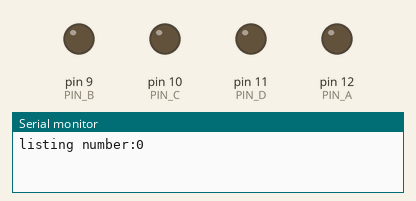
This sketch was run on a simulated Arduino Uno, built with avr-gcc and run on an emulated ATmega328P. On the bench: output pins drawn as LEDs (lit = HIGH), the last lines printed to the serial monitor.

Above: at 0.5 s.
At 2.5 s:
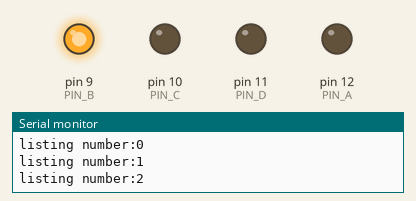
At 3.5 s:
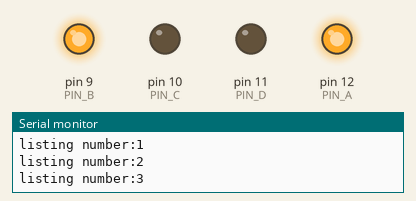
At 5.5 s:
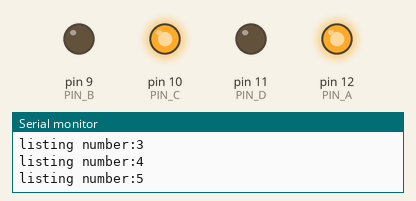
At 8.5 s:
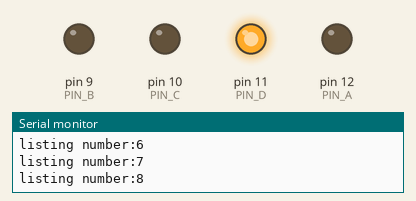
At 11.5 s:
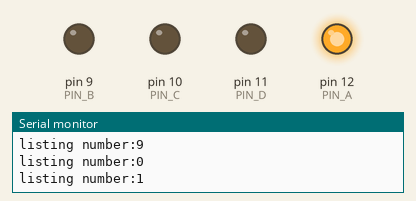
Timing chart, 0 to 13.0 s (numbered marks = the images above):
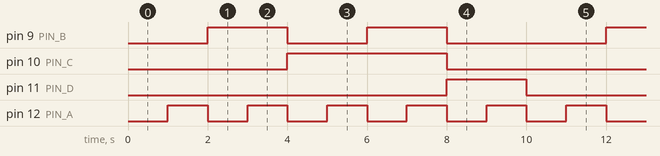

The sketch:

seven_segments_display_4511.ino
```cpp
const int PIN_A = 12;
const int PIN_B = 9;
const int PIN_C = 10;
const int PIN_D = 11;
const int N_NUMBERS = 10;
const int N_BITS = 4;
const int INTERVAL = 1000;
const int SERIAL_VEL = 9600;

int pinSequence[N_BITS] = {PIN_A, PIN_B, PIN_C, PIN_D};

void setDisplayInput(int* input);
void listAllNumbers();

void setup() {
  Serial.begin(SERIAL_VEL);
  pinMode(PIN_A, OUTPUT);
  pinMode(PIN_B, OUTPUT);
  pinMode(PIN_C, OUTPUT);
  pinMode(PIN_D, OUTPUT);
}

void loop() {
  listAllNumbers();
}

void listAllNumbers()
{
    int numbers[N_NUMBERS][N_BITS] = {
    {0,0,0,0}, // 0
    {0,0,0,1}, // 1
    {0,0,1,0}, // 2
    {0,0,1,1}, // 3
    {0,1,0,0}, // 4
    {0,1,0,1}, // 5
    {0,1,1,0}, // 6
    {0,1,1,1}, // 7
    {1,0,0,0}, // 8
    {1,0,0,1}, // 9
  };

  for(int n = 0; n < N_NUMBERS; n++)
  {
    Serial.print("listing number:");
    Serial.print(n);
    Serial.println();
    setDisplayInput(numbers[n]);
    delay(INTERVAL);
  }
}

void setDisplayInput(int* input)
{
  for(int pinIndex = 0; pinIndex < N_BITS; pinIndex++)
  {
    int value = input[pinIndex];
    int pin = pinSequence[N_BITS - (pinIndex + 1)];
    digitalWrite(pin, value);
  }
}
```

Measured:
- by itself, pin 9 (PIN_B): repeats every 10.0 s: LOW 2.0 s, HIGH 2.0 s, LOW 4.0 s, HIGH 2.0 s
- by itself, pin 10 (PIN_C): alternates HIGH for 4.0 s and LOW for 6.0 s
- by itself, pin 11 (PIN_D): alternates HIGH for 2.0 s and LOW for 8.0 s
- by itself, pin 12 (PIN_A): alternates HIGH for 1.0 s and LOW for 1.0 s
